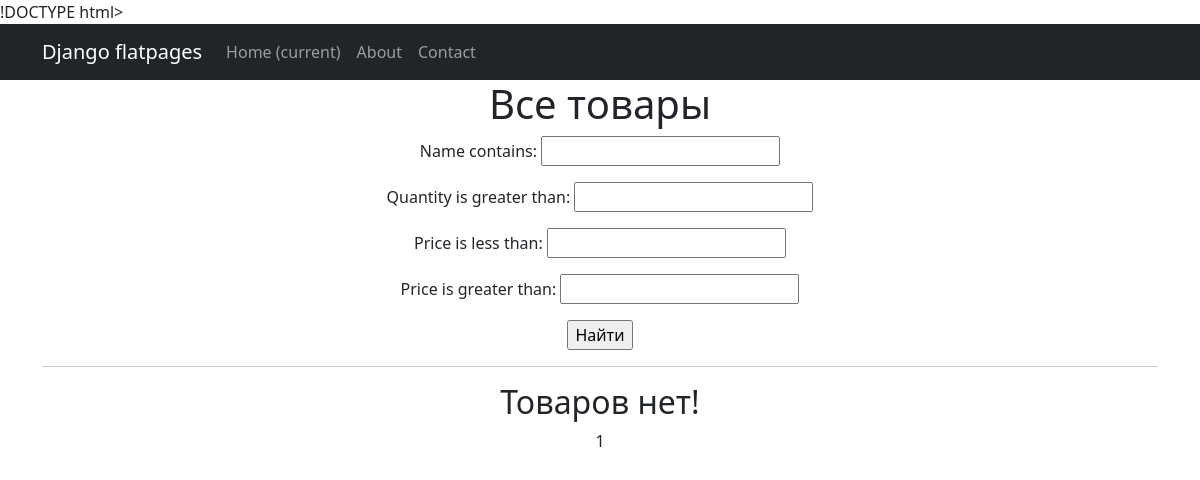
The app's page /products/, older data.
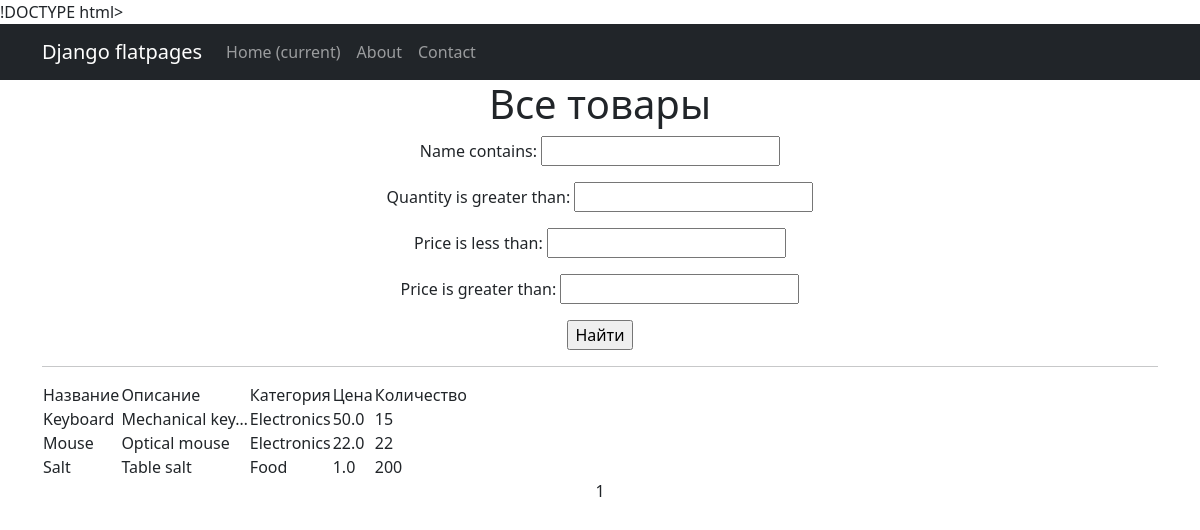
The same page, newer data.
### simplesimpleapp/models.py (models this page shows, shortened)
class Product(models.Model):
    name = models.CharField(
        max_length=50,
        unique=True,
    )
    description = models.TextField()
    quantity = models.IntegerField(
        validators=[MinValueValidator(0)],
    )
    category = models.ForeignKey(
        to='Category',
        on_delete=models.CASCADE,
        related_name='products',  # all products will be available in products
    )
    price = models.FloatField(
        validators=[MinValueValidator(0.0)],
    )

class Category(models.Model):
    name = models.CharField(max_length=100, unique=True)

### simplesimpleapp/views.py (the view)
# urls.py: path('', ProductList.as_view(), name='product_list'),
class ProductList(ListView):
    model = Product
    ordering = 'name'   # filter filed
    template_name = 'products.html'
    context_object_name = 'products'
    paginate_by = 5
    def get_queryset(self):
        queryset = super().get_queryset()
        self.filterset = ProductFilter(self.request.GET, queryset)
        return self.filterset.qs
    def get_context_data(self, **kwargs):
        context = super().get_context_data(**kwargs)
        context['filterset'] = self.filterset
        return context

### simplesimpleapp/templatetags/custom_filters.py (called while the page is built)
@register.filter()
def currency(value, code='rub'):
   postfix = CURRENCIES_SYMBOLS[code]
   return f'{value} {postfix}'

### templates/products.html (shortened to what this page needs)
{% extends 'flatpages/default.html' %}
{% load custom_filters %}
{% load custom_tags %}
{% block content %}
   <h1>Все товары</h1>
   <form action="" method="get">
       {{ filterset.form.as_p }}
       <input type="submit" value="Найти" />
   </form>
   <hr>
   {% if products %}
       <table>
           <tr>
               <td>Название</td>
               <td>Описание</td>
               <td>Категория</td>
               <td>Цена</td>
               <td>Количество</td>
           </tr>
           {% for product in products %}
           <tr>
               <td>{{ product.name }}</td>
               <td>{{ product.description|truncatechars:15 }}</td>
               <td>{{ product.category.name }}</td>
               <td>{{ product.price|currency }}</td>
               <td>{{ product.quantity }}</td>
           </tr>
           {% endfor %}
       </table>
   {% else %}
       <h2>Товаров нет!</h2>
   {% endif %}
   {{ page_obj.number }}
{% endblock content %}

### templates/flatpages/default.html (shortened to what this page needs)
<html lang="en">
    <head>
        {% load static %}
        <link href="{% static 'css/styles.css' %}" rel="stylesheet" />
    </head>
    <body>
        <nav class="navbar navbar-expand-lg navbar-dark bg-dark static-top">
   <div class="container">
       <a class="navbar-brand" href="#">Django flatpages</a>
       <div class="collapse navbar-collapse" id="navbarResponsive">
           <ul class="navbar-nav ml-auto">
               <li class="nav-item active">
                   <a class="nav-link" href="#">Home
                       <span class="sr-only">(current)</span>
                   </a>
               </li>
               <li class="nav-item">
                   <a class="nav-link" href="/about/">About</a>
               </li>
               <li class="nav-item">
                   <a class="nav-link" href="/contacts/">Contact</a>
               </li>
           </ul>
       </div>
   </div>
</nav>
        <div class="container">
            <div class="row">
                <div class="col-lg-12 text-center">
                    {% block content %}{% endblock content %}
                </div>
            </div>
        </div>
    </body>
</html>

Row changes from the older to the newer data that the page shows:
added Product: name "Keyboard", description "Mechanical key…", category.name "Electronics", price "50.0", quantity "15"
added Product: name "Mouse", description "Optical mouse", category.name "Electronics", price "22.0", quantity "22"
added Product: name "Salt", description "Table salt", category.name "Food", price "1.0", quantity "200"
Text that changed along with them:
text no longer shown: "Товаров нет!"
text now shown: "Название Описание Категория Цена Количество"
